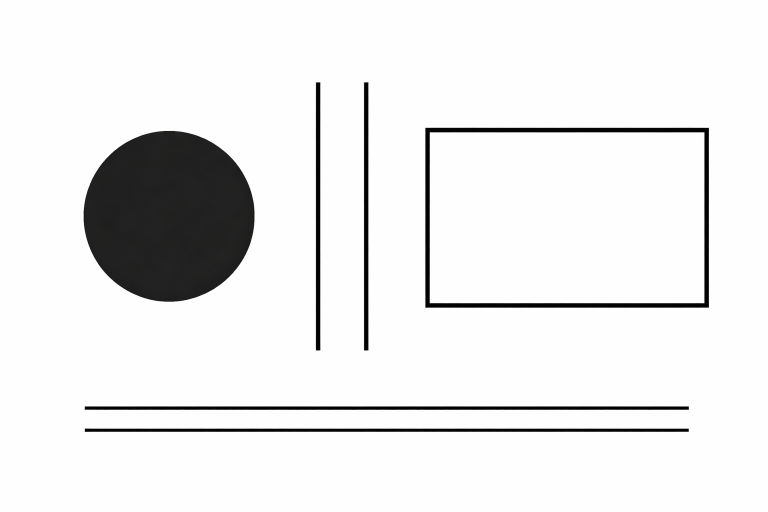
#> input picture 2023101143-automation-ShenJiake-homework05/几何图形测试图.png, 1536 x 1024 px (shown at 1/2 size)
$ python main.py
#> lines starting #> are read from the running program, lines starting #| are printed output that depends on the picture
import cv2
import numpy as np
import os
import matplotlib.pyplot as plt

# =============================
# Matplotlib 中文显示设置
# =============================
plt.rcParams['font.sans-serif'] = ['Noto Sans CJK JP']
plt.rcParams['axes.unicode_minus'] = False


# =============================
# 基础工具函数
# =============================
def ensure_output_dir():
    os.makedirs("outputs", exist_ok=True)


def save_image(name, img):
    ensure_output_dir()
    cv2.imwrite(f"outputs/{name}.png", img)


def show_image(title, img):
    plt.figure(figsize=(10, 8))
    if len(img.shape) == 2:
        plt.imshow(img, cmap='gray')
    else:
        plt.imshow(cv2.cvtColor(img, cv2.COLOR_BGR2RGB))
    plt.title(title)
    plt.axis('off')
    plt.tight_layout()
    plt.show()


def show_and_save(name, img, show=True):
    save_image(name, img)
    if show:
        show_image(name, img)


def print_analysis(name):
    print(f"\n==== {name} 几何性质分析 ====")
    print("1. 直线是否保持为直线：保持")

    if name == "相似变换":
        print("2. 平行线是否仍保持平行：保持")
        print("3. 两条垂直线是否仍垂直：保持")
        print("4. 圆是否仍保持为圆：保持")
    elif name == "仿射变换":
        print("2. 平行线是否仍保持平行：保持")
        print("3. 两条垂直线是否仍垂直：一般不保持")
        print("4. 圆是否仍保持为圆：一般不保持，通常变为椭圆")
    elif name == "透视变换":
        print("2. 平行线是否仍保持平行：一般不保持")
        print("3. 两条垂直线是否仍垂直：一般不保持")
        print("4. 圆是否仍保持为圆：一般不保持，通常变为圆锥曲线")


# [26 lines left out: functions resize_for_display, order_points, not called in this run]


# =============================
# 自动扩展画布，避免裁剪
# =============================
def warp_affine_full(img, M, border_value=(255, 255, 255)):
    h, w = img.shape[:2]

    corners = np.array([
        [0, 0],
        [w - 1, 0],
        [w - 1, h - 1],
        [0, h - 1]
    ], dtype=np.float32)

    transformed = cv2.transform(np.array([corners]), M)[0]

    min_x = int(np.floor(np.min(transformed[:, 0])))
    max_x = int(np.ceil(np.max(transformed[:, 0])))
    min_y = int(np.floor(np.min(transformed[:, 1])))
    max_y = int(np.ceil(np.max(transformed[:, 1])))

    new_w = max_x - min_x + 1
    new_h = max_y - min_y + 1

    M_adj = M.copy()
    M_adj[0, 2] -= min_x
    M_adj[1, 2] -= min_y

    warped = cv2.warpAffine(
        img,
        M_adj,
        (new_w, new_h),
        flags=cv2.INTER_LINEAR,
        borderMode=cv2.BORDER_CONSTANT,
        borderValue=border_value
    )
    return warped


def warp_perspective_full(img, M, border_value=(255, 255, 255)):
    h, w = img.shape[:2]

    corners = np.array([
        [0, 0],
        [w - 1, 0],
        [w - 1, h - 1],
        [0, h - 1]
    ], dtype=np.float32)

    transformed = cv2.perspectiveTransform(np.array([corners]), M)[0]

    min_x = int(np.floor(np.min(transformed[:, 0])))
    max_x = int(np.ceil(np.max(transformed[:, 0])))
    min_y = int(np.floor(np.min(transformed[:, 1])))
    max_y = int(np.ceil(np.max(transformed[:, 1])))

    new_w = max_x - min_x + 1
    new_h = max_y - min_y + 1

    T = np.array([
        [1, 0, -min_x],
        [0, 1, -min_y],
        [0, 0, 1]
    ], dtype=np.float32)

    M_adj = T @ M

    warped = cv2.warpPerspective(
        img,
        M_adj,
        (new_w, new_h),
        flags=cv2.INTER_LINEAR,
        borderMode=cv2.BORDER_CONSTANT,
        borderValue=border_value
    )
    return warped


# =============================
# 白纸检测：先分割，再从轮廓极值提四角
# =============================
# [116 lines left out: functions detect_paper_contour, four_point_transform, enhance_document, not called in this run]


# =============================
# 1. 读取测试图
# =============================
img = cv2.imread("几何图形测试图.png")
#> img is the input picture: shape (1024, 1536, 3); mean B, G, R 234.6, 234.6, 234.6
if img is None:
    raise FileNotFoundError("未找到文件：几何图形测试图.png")

h, w = img.shape[:2]
#> h = 1024; w = 1536
show_and_save("原始图像", img, show=True)

# =============================
# 2. 相似变换
# =============================
angle = 25
scale = 0.85
center = (w // 2, h // 2)
#> center = (768, 512)

M_sim = cv2.getRotationMatrix2D(center, angle, scale)
M_sim[:, 2] += np.array([120, 80], dtype=np.float32)

sim_img = warp_affine_full(img, M_sim, border_value=(255, 255, 255))
#> in warp_affine_full, `warped = cv2.warpAffine( img, M_adj, (new_w, new_h), flags=cv2.INTER_L..`:
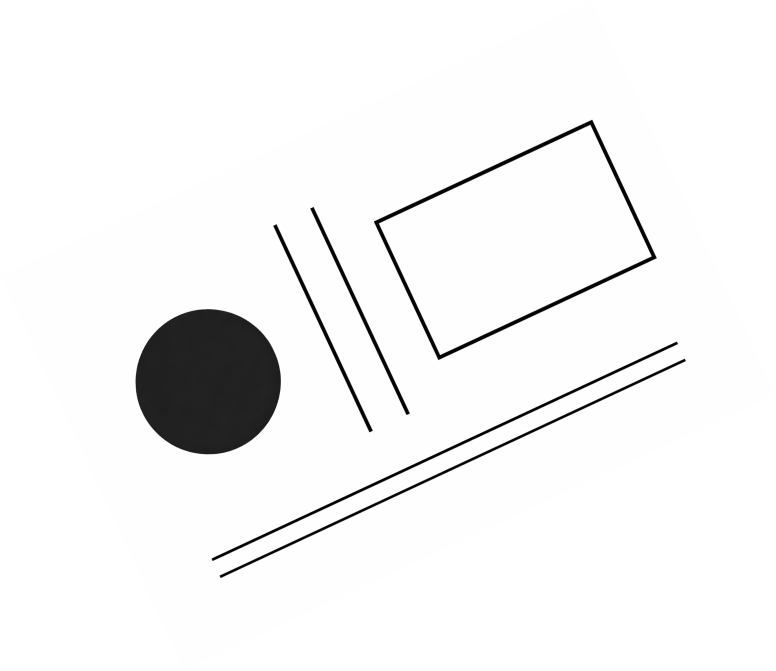
#> warped: shape (1341, 1552, 3) (shown at 1/2 size); mean B, G, R 243.8, 243.8, 243.8
show_and_save("相似变换", sim_img, show=True)
print_analysis("相似变换")

# =============================
# 3. 仿射变换
# =============================
pts1_aff = np.float32([
    [120, 120],
    [w - 150, 120],
    [150, h - 150]
])
#> pts1_aff = [[120, 120], [1386, 120], [150, 874]]

pts2_aff = np.float32([
    [80, 180],
    [w - 50, 100],
    [250, h - 80]
])
#> pts2_aff = [[80, 180], [1486, 100], [250, 944]]

M_aff = cv2.getAffineTransform(pts1_aff, pts2_aff)
aff_img = warp_affine_full(img, M_aff, border_value=(255, 255, 255))
#> call 2 of warp_affine_full, with M = array of shape (2, 3), border_value = (255, 255, 255)
#> in warp_affine_full (call 2), `warped = cv2.warpAffine( img, M_adj, (new_w, new_h), flags=cv2.INTER_L..`:
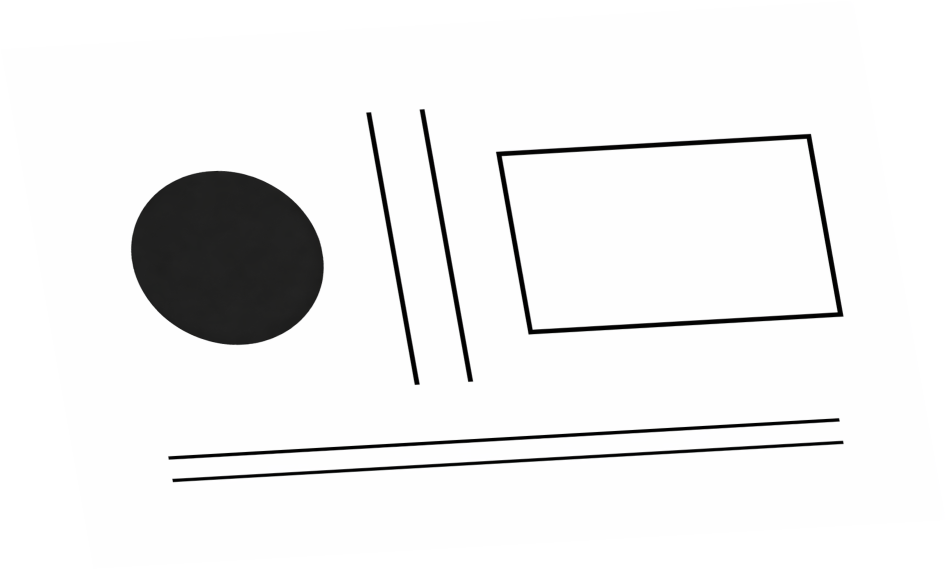
#> warped: shape (1138, 1893, 3) (shown at 1/2 size); mean B, G, R 238, 238, 238
show_and_save("仿射变换", aff_img, show=True)
print_analysis("仿射变换")

# =============================
# 4. 透视变换
# =============================
pts1_pers = np.float32([
    [0, 0],
    [w - 1, 0],
    [w - 1, h - 1],
    [0, h - 1]
])

pts2_pers = np.float32([
    [120, 80],
    [w - 60, 20],
    [w - 180, h - 40],
    [80, h - 120]
])

M_pers = cv2.getPerspectiveTransform(pts1_pers, pts2_pers)
pers_img = warp_perspective_full(img, M_pers, border_value=(255, 255, 255))
#> in warp_perspective_full, `warped = cv2.warpPerspective( img, M_adj, (new_w, new_h), flags=cv2.IN..`:
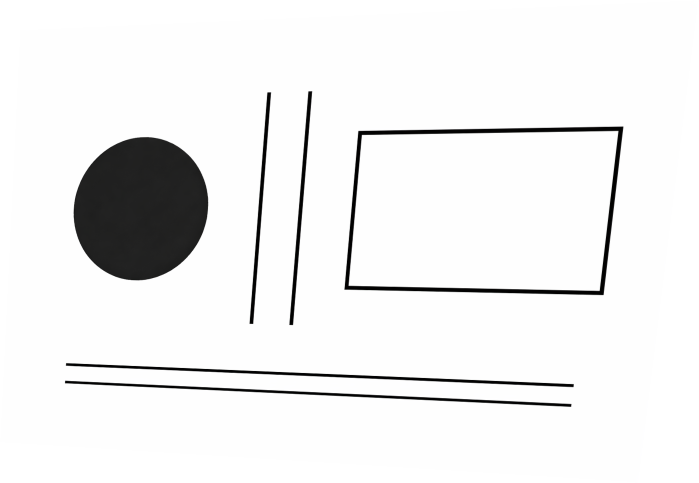
#> warped: shape (965, 1397, 3) (shown at 1/2 size); mean B, G, R 238.4, 238.4, 238.4
show_and_save("透视变换", pers_img, show=True)
print_analysis("透视变换")

# =============================
# 5. 透视校正
# =============================
doc_img = cv2.imread("存在透视畸变的平面图.jpg")
if doc_img is None:
#> (the run stopped early here; a loop or call above may not have finished)
